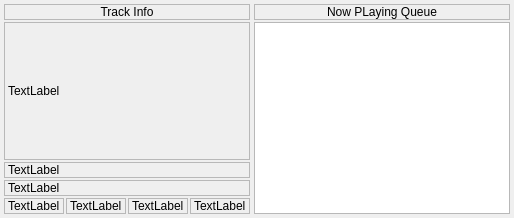
        <widget class="QWidget" name="now_playing_tab">
         <attribute name="title">
          <string>Now Playing</string>
         </attribute>
         <layout class="QGridLayout" name="gridLayout_7">
          <property name="leftMargin">
           <number>0</number>
          </property>
          <property name="topMargin">
           <number>0</number>
          </property>
          <property name="rightMargin">
           <number>0</number>
          </property>
          <property name="bottomMargin">
           <number>0</number>
          </property>
          <property name="spacing">
           <number>0</number>
          </property>
          <item row="0" column="0">
           <widget class="QStackedWidget" name="stackedWidget">
            <widget class="QWidget" name="page">
             <layout class="QGridLayout" name="gridLayout_8">
              <property name="leftMargin">
               <number>0</number>
              </property>
              <property name="topMargin">
               <number>0</number>
              </property>
              <property name="rightMargin">
               <number>0</number>
              </property>
              <property name="bottomMargin">
               <number>0</number>
              </property>
              <property name="spacing">
               <number>0</number>
              </property>
              <item row="0" column="0">
               <layout class="QHBoxLayout" name="horizontalLayout">
                <property name="spacing">
                 <number>0</number>
                </property>
                <item>
                 <widget class="QFrame" name="frame_5">
                  <property name="sizePolicy">
                   <sizepolicy hsizetype="Preferred" vsizetype="Ignored">
                    <horstretch>1</horstretch>
                    <verstretch>0</verstretch>
                   </sizepolicy>
                  </property>
                  <property name="minimumSize">
                   <size>
                    <width>0</width>
                    <height>0</height>
                   </size>
                  </property>
                  <property name="maximumSize">
                   <size>
                    <width>16777215</width>
                    <height>16777215</height>
                   </size>
                  </property>
                  <layout class="QGridLayout" name="gridLayout_10">
                   <property name="leftMargin">
                    <number>4</number>
                   </property>
                   <property name="topMargin">
                    <number>4</number>
                   </property>
                   <property name="rightMargin">
                    <number>2</number>
                   </property>
                   <property name="bottomMargin">
                    <number>4</number>
                   </property>
                   <property name="spacing">
                    <number>2</number>
                   </property>
                   <item row="0" column="0" colspan="2">
                    <widget class="QLabel" name="now_play_queue_pix_lab">
                     <property name="frameShape">
                      <enum>QFrame::StyledPanel</enum>
                     </property>
                     <property name="frameShadow">
                      <enum>QFrame::Plain</enum>
                     </property>
                     <property name="text">
                      <string>Track Info</string>
                     </property>
                     <property name="alignment">
                      <set>Qt::AlignCenter</set>
                     </property>
                    </widget>
                   </item>
                   <item row="2" column="0" colspan="2">
                    <layout class="QGridLayout" name="gridLayout_11">
                     <item row="2" column="2">
                      <widget class="QLabel" name="trackinfo_label_lib_comp_NP">
                       <property name="sizePolicy">
                        <sizepolicy hsizetype="Expanding" vsizetype="Preferred">
                         <horstretch>0</horstretch>
                         <verstretch>0</verstretch>
                        </sizepolicy>
                       </property>
                       <property name="frameShape">
                        <enum>QFrame::StyledPanel</enum>
                       </property>
                       <property name="frameShadow">
                        <enum>QFrame::Plain</enum>
                       </property>
                       <property name="text">
                        <string>TextLabel</string>
                       </property>
                       <property name="scaledContents">
                        <bool>true</bool>
                       </property>
                       <property name="wordWrap">
                        <bool>false</bool>
                       </property>
                      </widget>
                     </item>
                     <item row="2" column="0">
                      <widget class="QLabel" name="trackinfo_label_lib_album_NP">
                       <property name="sizePolicy">
                        <sizepolicy hsizetype="Expanding" vsizetype="Preferred">
                         <horstretch>0</horstretch>
                         <verstretch>0</verstretch>
                        </sizepolicy>
                       </property>
                       <property name="frameShape">
                        <enum>QFrame::StyledPanel</enum>
                       </property>
                       <property name="frameShadow">
                        <enum>QFrame::Plain</enum>
                       </property>
                       <property name="text">
                        <string>TextLabel</string>
                       </property>
                       <property name="scaledContents">
                        <bool>true</bool>
                       </property>
                       <property name="wordWrap">
                        <bool>false</bool>
                       </property>
                      </widget>
                     </item>
                     <item row="2" column="1">
                      <widget class="QLabel" name="trackinfo_label_lib_album_artist_NP">
                       <property name="sizePolicy">
                        <sizepolicy hsizetype="Expanding" vsizetype="Preferred">
                         <horstretch>0</horstretch>
                         <verstretch>0</verstretch>
                        </sizepolicy>
                       </property>
                       <property name="frameShape">
                        <enum>QFrame::StyledPanel</enum>
                       </property>
                       <property name="frameShadow">
                        <enum>QFrame::Plain</enum>
                       </property>
                       <property name="text">
                        <string>TextLabel</string>
                       </property>
                       <property name="scaledContents">
                        <bool>true</bool>
                       </property>
                       <property name="wordWrap">
                        <bool>false</bool>
                       </property>
                      </widget>
                     </item>
                     <item row="0" column="0" colspan="4">
                      <widget class="QLabel" name="trackinfo_label_lib_artist_NP">
                       <property name="sizePolicy">
                        <sizepolicy hsizetype="Expanding" vsizetype="Preferred">
                         <horstretch>0</horstretch>
                         <verstretch>0</verstretch>
                        </sizepolicy>
                       </property>
                       <property name="frameShape">
                        <enum>QFrame::StyledPanel</enum>
                       </property>
                       <property name="frameShadow">
                        <enum>QFrame::Plain</enum>
                       </property>
                       <property name="text">
                        <string>TextLabel</string>
                       </property>
                       <property name="scaledContents">
                        <bool>true</bool>
                       </property>
                       <property name="wordWrap">
                        <bool>false</bool>
                       </property>
                      </widget>
                     </item>
                     <item row="2" column="3">
                      <widget class="QLabel" name="trackinfo_label_lib_genre_NP">
                       <property name="sizePolicy">
                        <sizepolicy hsizetype="Expanding" vsizetype="Preferred">
                         <horstretch>0</horstretch>
                         <verstretch>0</verstretch>
                        </sizepolicy>
                       </property>
                       <property name="frameShape">
                        <enum>QFrame::StyledPanel</enum>
                       </property>
                       <property name="frameShadow">
                        <enum>QFrame::Plain</enum>
                       </property>
                       <property name="text">
                        <string>TextLabel</string>
                       </property>
                       <property name="scaledContents">
                        <bool>true</bool>
                       </property>
                       <property name="wordWrap">
                        <bool>false</bool>
                       </property>
                      </widget>
                     </item>
                     <item row="1" column="0" colspan="4">
                      <widget class="QLabel" name="trackinfo_label_lib_title_NP">
                       <property name="sizePolicy">
                        <sizepolicy hsizetype="Expanding" vsizetype="Preferred">
                         <horstretch>0</horstretch>
                         <verstretch>0</verstretch>
                        </sizepolicy>
                       </property>
                       <property name="frameShape">
                        <enum>QFrame::StyledPanel</enum>
                       </property>
                       <property name="frameShadow">
                        <enum>QFrame::Plain</enum>
                       </property>
                       <property name="text">
                        <string>TextLabel</string>
                       </property>
                       <property name="scaledContents">
                        <bool>true</bool>
                       </property>
                       <property name="wordWrap">
                        <bool>false</bool>
                       </property>
                      </widget>
                     </item>
                    </layout>
                   </item>
                   <item row="1" column="0" colspan="2">
                    <widget class="QLabel" name="pixmap_lab_NP">
                     <property name="sizePolicy">
                      <sizepolicy hsizetype="Expanding" vsizetype="Expanding">
                       <horstretch>1</horstretch>
                       <verstretch>1</verstretch>
                      </sizepolicy>
                     </property>
                     <property name="frameShape">
                      <enum>QFrame::StyledPanel</enum>
                     </property>
                     <property name="frameShadow">
                      <enum>QFrame::Plain</enum>
                     </property>
                     <property name="text">
                      <string>TextLabel</string>
                     </property>
                    </widget>
                   </item>
                  </layout>
                 </widget>
                </item>
                <item>
                 <widget class="QFrame" name="frame_4">
                  <property name="sizePolicy">
                   <sizepolicy hsizetype="Preferred" vsizetype="Preferred">
                    <horstretch>0</horstretch>
                    <verstretch>1</verstretch>
                   </sizepolicy>
                  </property>
                  <layout class="QGridLayout" name="gridLayout_12">
                   <property name="leftMargin">
                    <number>2</number>
                   </property>
                   <property name="topMargin">
                    <number>4</number>
                   </property>
                   <property name="rightMargin">
                    <number>4</number>
                   </property>
                   <property name="bottomMargin">
                    <number>4</number>
                   </property>
                   <property name="spacing">
                    <number>2</number>
                   </property>
                   <item row="0" column="0">
                    <widget class="QLabel" name="now_play_queue_label">
                     <property name="frameShape">
                      <enum>QFrame::StyledPanel</enum>
                     </property>
                     <property name="frameShadow">
                      <enum>QFrame::Plain</enum>
                     </property>
                     <property name="text">
                      <string>Now PLaying Queue</string>
                     </property>
                     <property name="alignment">
                      <set>Qt::AlignCenter</set>
                     </property>
                    </widget>
                   </item>
                   <item row="1" column="0">
                    <widget class="QTableView" name="now_play_queue">
                     <property name="sizePolicy">
                      <sizepolicy hsizetype="Expanding" vsizetype="Expanding">
                       <horstretch>0</horstretch>
                       <verstretch>1</verstretch>
                      </sizepolicy>
                     </property>
                     <property name="editTriggers">
                      <set>QAbstractItemView::NoEditTriggers</set>
                     </property>
                     <property name="selectionBehavior">
                      <enum>QAbstractItemView::SelectRows</enum>
                     </property>
                     <property name="showGrid">
                      <bool>false</bool>
                     </property>
                     <property name="wordWrap">
                      <bool>false</bool>
                     </property>
                     <property name="cornerButtonEnabled">
                      <bool>false</bool>
                     </property>
                     <attribute name="horizontalHeaderVisible">
                      <bool>false</bool>
                     </attribute>
                     <attribute name="horizontalHeaderShowSortIndicator" stdset="0">
                      <bool>false</bool>
                     </attribute>
                     <attribute name="horizontalHeaderStretchLastSection">
                      <bool>true</bool>
                     </attribute>
                     <attribute name="verticalHeaderVisible">
                      <bool>false</bool>
                     </attribute>
                    </widget>
                   </item>
                  </layout>
                 </widget>
                </item>
               </layout>
              </item>
             </layout>
            </widget>
            <widget class="QWidget" name="page_2"/>
           </widget>
          </item>
         </layout>
        </widget>
